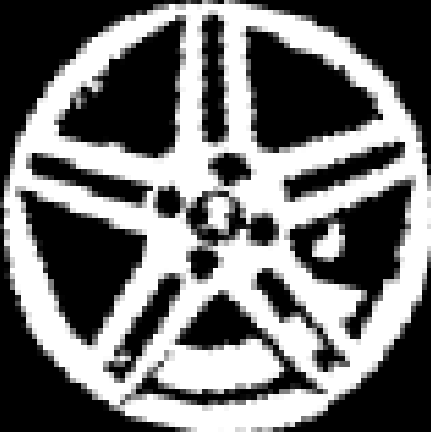
#> input picture 轮毂/传统orb/kb.png, 431 x 432 px
$ python '开闭.py'
#> lines starting #> are read from the running program, lines starting #| are printed output that depends on the picture; long printed decimals are rounded
# [43 lines of commented-out code are left out]
import cv2
import numpy as np
import matplotlib.pyplot as plt
import matplotlib
matplotlib.use('TkAgg')

# 读取图片
img = cv2.imread('kb.png', 0)
#> img is the input picture: shape (432, 431); min 0, max 255, mean 114.9
height, width = img.shape
#> height = 432; width = 431

# 遍历可能的旋转角度（比如0 - 360度，步长可根据需要调整）
best_match_score = -float('inf')
best_rotated_img = None
angle = 0
best_angle = 0
for angle in range(10, 300, 1):
    M = cv2.getRotationMatrix2D((width / 2, height / 2), angle, 1)
    rotated_img = cv2.warpAffine(img, M, (width, height))
    # 使用模板匹配衡量旋转后图像与原图像的相似性
    result = cv2.matchTemplate(img, rotated_img, cv2.TM_CCOEFF_NORMED)
    min_val, max_val, min_loc, max_loc = cv2.minMaxLoc(result)
    if max_val > best_match_score:
        best_angle = angle
        best_match_score = max_val
        best_rotated_img = rotated_img
#> this loop made 290 passes
#> (result, min_val, max_val, best_match_score) on passes 1, 58, 59, 60: ([0.483], 0.483, 0.483, 0.483), ([0.508], 0.508, 0.508, 0.508), ([0.557], 0.557, 0.557, 0.557), ([0.605], 0.605, 0.605, 0.605)
#> (min_val, max_val, best_match_score) on passes 61 to 63: (0.646, 0.646, 0.646), (0.675, 0.675, 0.675), (0.684, 0.684, 0.684)
#> pass 1, `rotated_img = cv2.warpAffine(img, M, (width, height))`:
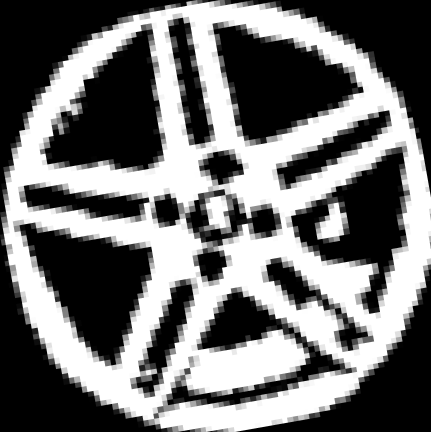
#> rotated_img: shape (432, 431); min 0, max 255, mean 114.7
#> pass 2, `rotated_img = cv2.warpAffine(img, M, (width, height))`:
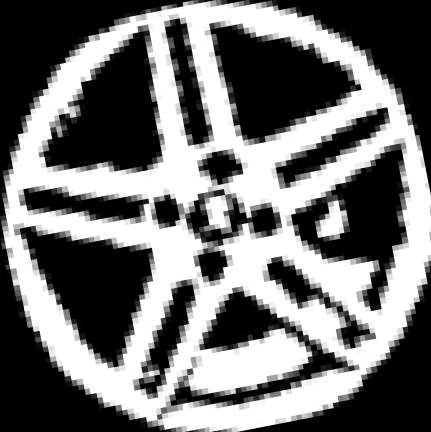
#> rotated_img: shape (432, 431); min 0, max 255, mean 114.7
#> pass 3, `rotated_img = cv2.warpAffine(img, M, (width, height))`:
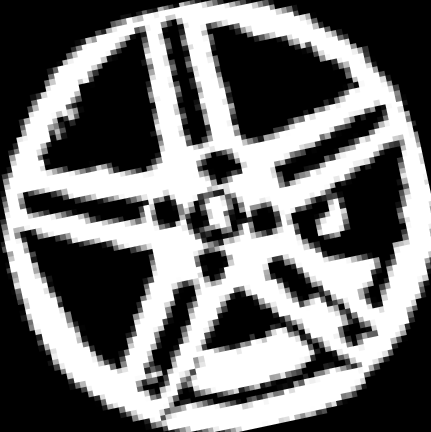
#> rotated_img: shape (432, 431); min 0, max 255, mean 114.7
#> after the loop:
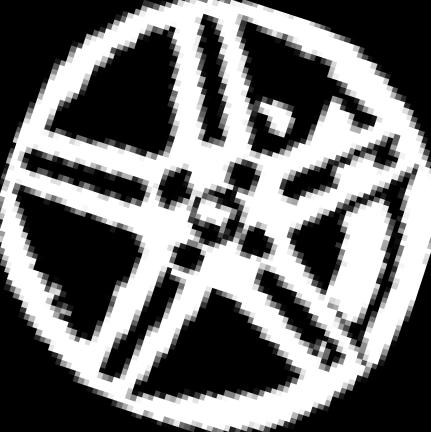
#> best_rotated_img: shape (432, 431); min 0, max 255, mean 114.1
#> after the loop, best_angle = 72; best_match_score = 0.684

print('Best match score:', best_match_score)
#| Best match score: 0.6842
print('Best angle:', best_angle)
#| Best angle: 72

# 实现类似交集操作
intersection_img = np.zeros_like(img)
for y in range(height):
    for x in range(width):
        if img[y, x] != 0 and best_rotated_img[y, x] != 0:
            intersection_img[y, x] = min(img[y, x], best_rotated_img[y, x])
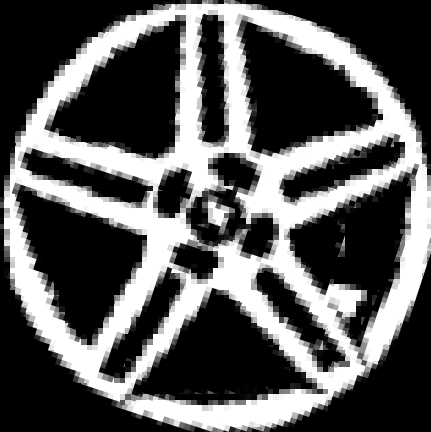
#> intersection_img: shape (432, 431); min 0, max 255, mean 90.5

plt.figure(figsize=(10, 10))
plt.subplot(131), plt.imshow(img, cmap='gray'), plt.title('Original Image')
plt.subplot(132), plt.imshow(best_rotated_img, cmap='gray'), plt.title('Rotated Image')
plt.subplot(133), plt.imshow(intersection_img, cmap='gray'), plt.title('Intersection Image')

plt.show()

$ run again, with 轮毂/传统orb/0001A.png copied over 轮毂/传统orb/kb.png
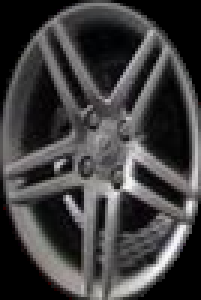
#> input picture 轮毂/传统orb/0001A.png, 67 x 100 px (shown 3 times larger)
#> the loop `for angle in range(10, 300, 1):` made 290 passes
#> (result, min_val, max_val, best_match_score) on pass 1: ([0.434], 0.434, 0.434, 0.434)
#> pass 1, `rotated_img = cv2.warpAffine(img, M, (width, height))`:
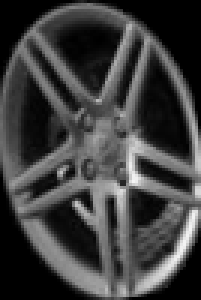
#> rotated_img: shape (100, 67) (shown 3 times larger); min 0, max 244, mean 62.5
#> after the loop `for angle in range(10, 300, 1):`: best_angle = 10; best_match_score = 0.434
#| Best match score: 0.4337
#| Best angle: 10
#> after the loop `for y in range(height):`:
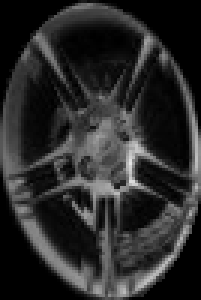
#> intersection_img: shape (100, 67) (shown 3 times larger); min 0, max 229, mean 42

$ run again, with 轮毂/传统orb/0003A.png copied over 轮毂/传统orb/kb.png
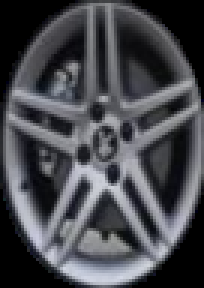
#> input picture 轮毂/传统orb/0003A.png, 68 x 96 px (shown 3 times larger)
#> the loop `for angle in range(10, 300, 1):` made 290 passes
#> (result, min_val, max_val, best_match_score) on pass 1: ([0.541], 0.541, 0.541, 0.541)
#> pass 1, `rotated_img = cv2.warpAffine(img, M, (width, height))`:
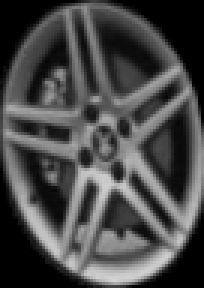
#> rotated_img: shape (96, 68) (shown 3 times larger); min 0, max 211, mean 72.5
#> after the loop `for angle in range(10, 300, 1):`: best_angle = 10; best_match_score = 0.541
#| Best match score: 0.5412
#| Best angle: 10
#> after the loop `for y in range(height):`:
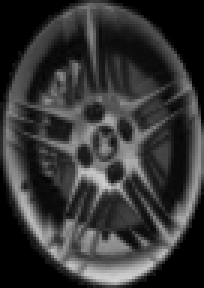
#> intersection_img: shape (96, 68) (shown 3 times larger); min 0, max 209, mean 53.4
